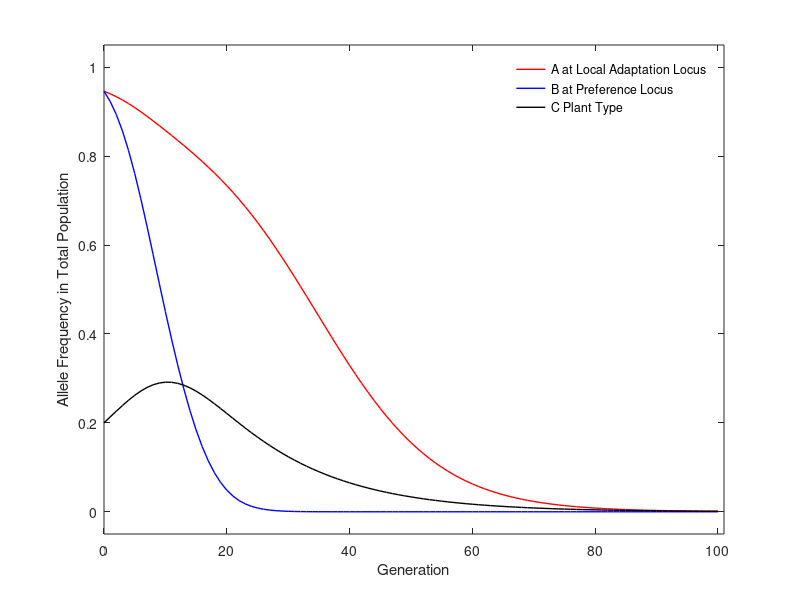

MATLAB code to generate this figure:
% greya_e.m
% last modified 9/9/22
% host-greya moth model
% latest model version with multiple preference rounds
% output is a figure and a csv file

clear;

%er = .2 %rand(1) %.14
%s = .1 %rand(1)%.3 %.1
%r = .1 %.5*rand(1)%.5 %0.25
%b = .2 %rand(1) %.3
%T=501;
% define x, insect genotype freq, & q, plant genotype freq,
% and D, linkage disequilibrium, & ICs
% random ICs
%x0 = [rand(1),rand(1),rand(1),rand(1)]; y0 = rand(1);
%x0 = [.01,.05,.05,1]; y0 = .7;

% regimes
% insects do not switch - no switch1 regime
%er = .2
%s = .1
%r = .1
%b = .2
%T=501; x0 = [1,.05,.05,.01];
%y0 = .7; %(plants nor insects switch)
%y0 = .3; %(plants switch)


%no switch2 regime
%er = .2
%s = .1
%r = .1
%b = .2
%T=501;
%x0 = [.01,.05,.05,1]; y0 = .7;

%switch1 regime
%er = .2; s = .1; r = .1; b = .2; T=201; x0 = [1,.05,.05,.01]; y0 = .2;

%switch2 regime
%er = .2; s = .1; r = .1; b = .2; T=501; x0 = [.01,.05,.05,1]; y0 = .8;

%switch3 regime
er = .2; s = .1; r = .1; b = .2; T=101; x0 = [1,.05,.05,.01]; y0 = .2;

%special cases
%er = 0; s = .1; r = .1; b = .2; T=501; x0 = [rand(1),rand(1),rand(1),rand(1)]; y0 = rand(1);
%er = 1; s = .1; r = .1; b = .2; T=501; x0 = [.5,.5,.5,.3]; y0 = .7;



x(1,:) = x0/sum(x0);
y(1,:) = [y0, 1-y0];
D(1,1) = x0(1)*x0(4)-x0(2)*x0(3);

% define matrices
% plant offspring prob given parent is m and n = P(m,n->l) = S(l,m,n)
S = zeros(2,2,2);
S(1,:,:) = [1 .5; .5 0];
S(2,:,:) = [0 .5; .5 1];
% insect recombination, P(i,j->k) = R(k,i,j)
R = zeros(4,4,4);
R(1,:,:) = [1 .5 .5 (1-r)/2; .5 0 r/2 0; .5 r/2 0 0; (1-r)/2 0 0 0];
R(2,:,:) = [0 .5 0 r/2; .5 1 (1-r)/2 .5; 0 (1-r)/2 0 0; r/2 .5 0 0];
R(3,:,:) = [0 0 .5 r/2; 0 0 (1-r)/2 0; .5 (1-r)/2 1 .5; r/2 0 .5 0];
R(4,:,:) = [0 0 0 (1-r)/2; 0 0 r/2 .5; 0 r/2 0 .5; (1-r)/2 .5 .5 1];
% local adaptation, S(n on k) = sel(n,k)
W = [1 1-s; 1 1-s; 1-s 1; 1-s 1];
% define the preference matrix P(i->k) = pref(i,k) each gen
pref = [(1+er)/2 (1-er)/2; (1-er)/2 (1+er)/2; (1+er)/2 (1-er)/2; (1-er)/2 (1+er)/2];

for a = 1:(T-1)
    %_____________________________________________________________________
    %normalize each pref matrix so that sumP(k) = sumoveri(pref(i,k)*x(a,i))

    %Conditional probability that given plant m, insect i will visit it is
    %P(i,m)
    for m = 1:2
        if (x(a,:)*pref(:,m))==0
            P(:,m) = zeros(4,1);
        else
            P(:,m) = pref(:,m)/(x(a,:)*pref(:,m));
        end
        xplant(:,m) = P(:,m).*transpose(x(a,:)); %freq of insect i on plant m
    end

    %____________________________________________________________________
    % Let cm be the overall proportion of adult insect found on plant type
    % m.  This will help us later on to calculate larval frequencies and
    % then to normalize after larval selection

    c = zeros(1,2);
    for m=1:2
        c(m) = y(a,m)*(x(a,:)*pref(:,m))/(x(a,:)*pref*(y(a,:))');
    end

    %____________________________________________________________________
    % define the mating probabilities/encounters for insects

    % insects, we assume random mating on host
    % M(m,i,j) = mating freq of insects i and j on plant m
    M = zeros(2,4,4);
    for m = 1:2
        M(m,:,:) = xplant(:,m)*transpose(xplant(:,m));
    end

    %___________________________________________________________________
    % calculation of larval proportions on each plant so that we can
    % calculate population after selection on each plant

    % E(k,i) is the proportion of eggs with genotype k, carried by mother
    % of genotype i, so E is 4x4
    E = zeros(4,4);
    for m=1:2
        for k=1:4
            for i = 1:4
                E(k,i) = E(k,i)+ c(m)*sum(M(m,i,:).*R(k,i,:));
            end
        end
    end

    % Now we calculate the proportions of eggs laid on each plant, e(k,n)
    % then the amount after selection es(k,n) & normalized
    e = zeros(4,2);
    es = zeros(4,2);
    for n = 1:2
        e(:,n) = (E*pref(:,n))/sum(E*pref(:,n));
        % insects after selection on plant n surviving to adulthood
        es(:,n) = (e(:,n).*W(:,n))/(transpose(e(:,n))*W(:,n));
    end

    % final adult insect frequecies in population
    x(a+1,:) = c*transpose(es);

    %_______________________________________________________________
    % Calculation of plant offspring - there is no selection, so
    % normalization is not necessary

    %Conditional probability that given plant m, insect i will visit it is
    %P(i,m)
    Q = zeros(4,2);
    for i = 1:4
        if pref(i,:)*transpose(y(a,:))== 0
            Q(i,:) = zeros(1,2);
        else
            Q(i,:) = pref(i,:)/(pref(i,:)*transpose(y(a,:))); %=pi/sumoverm of pi*x
        end
    end

    % The new offspring sprouting in the next generation
    yn = zeros(1,2);
    for i = 1:4
        for m = 1:2
            for n = 1:2
                yn = yn + x(a,i)*Q(i,m)*y(a,m)*(S(:,m,n))'*Q(i,n)*y(a,n);
            end
        end
    end


    % now incorporate the past generation to find the new generation plant
    % composition
    y(a+1,:) = (1-b)*y(a,:) + b*yn;


    %____________________________________________________________________
    % Just to check behavior in the middle of code
    %if a == 3
    %    P
    %    Q
    %    c
    %    x(1:a,:)
    %    y(1:a,:)
    %    M
    %end

    %D(a+1,1) = x(a+1,1)*x(a+1,4)-x(a+1,2)*x(a+1,3);
end


t = (0:1:(T-1));
p1 = x(:,1) + x(:,2);
p2 = x(:,1) + x(:,3);
finalplantfreq = y(T,:);

%plotting
plot(t, p1, 'r', 'LineWidth', 1, t, p2, 'b','LineWidth', 1, t, y(:,1),'k','LineWidth', 1)
%plot(t, p1, 'r', t, p2, 'b', t, y(:,1),'k', t, D, 'm','LineWidth',2)
legend('A at Local Adaptation Locus','B at Preference Locus','C Plant Type')
legend('boxoff')
%title('Figure 3a: Change in allele frequencies over time')
xlabel('Generation')
ylabel('Allele Frequency in Total Population')
axis([0 T -.05 1.05])
set(gca,'YTick',0:0.2:1)

%export csv
greya = [t.',p1,p2,y(:,1)];
csvwrite ("greya_switch.csv",greya)
